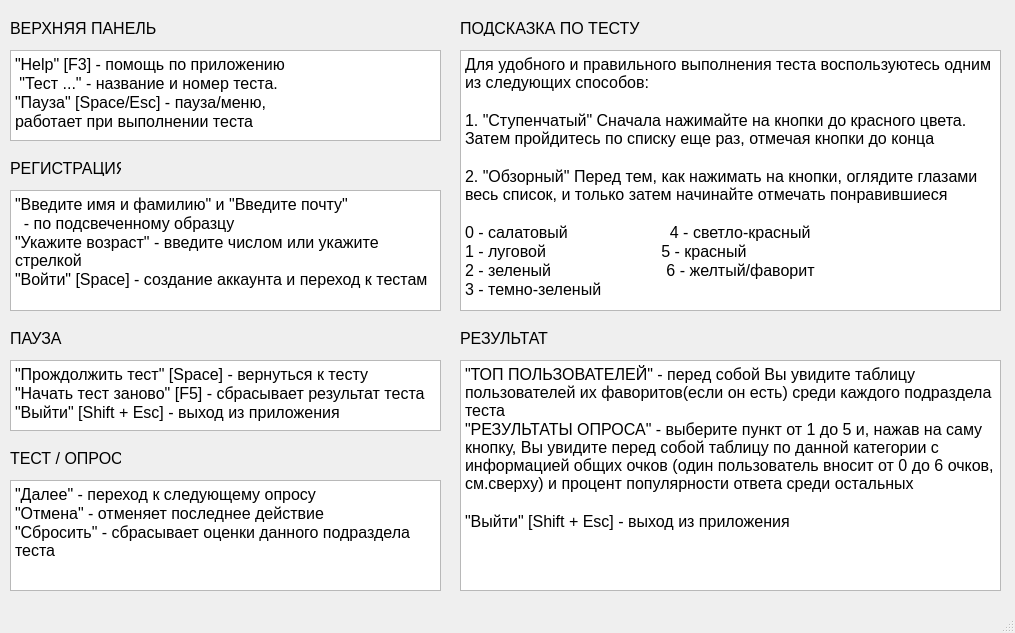
<?xml version="1.0" encoding="UTF-8"?>
<ui version="4.0">
 <class>MainWindow</class>
 <widget class="QMainWindow" name="MainWindow">
  <property name="enabled">
   <bool>true</bool>
  </property>
  <property name="geometry">
   <rect>
    <x>0</x>
    <y>0</y>
    <width>1015</width>
    <height>633</height>
   </rect>
  </property>
  <property name="font">
   <font>
    <pointsize>12</pointsize>
   </font>
  </property>
  <property name="acceptDrops">
   <bool>false</bool>
  </property>
  <property name="windowTitle">
   <string>MainWindow</string>
  </property>
  <widget class="QWidget" name="centralwidget">
   <widget class="QTextBrowser" name="textBrowser">
    <property name="geometry">
     <rect>
      <x>10</x>
      <y>190</y>
      <width>431</width>
      <height>121</height>
     </rect>
    </property>
    <property name="html">
     <string>&lt;!DOCTYPE HTML PUBLIC &quot;-//W3C//DTD HTML 4.0//EN&quot; &quot;http://www.w3.org/TR/REC-html40/strict.dtd&quot;&gt;
&lt;html&gt;&lt;head&gt;&lt;meta name=&quot;qrichtext&quot; content=&quot;1&quot; /&gt;&lt;style type=&quot;text/css&quot;&gt;
p, li { white-space: pre-wrap; }
&lt;/style&gt;&lt;/head&gt;&lt;body style=&quot; font-family:'MS Shell Dlg 2'; font-size:12pt; font-weight:400; font-style:normal;&quot;&gt;
&lt;p style=&quot; margin-top:0px; margin-bottom:0px; margin-left:0px; margin-right:0px; -qt-block-indent:0; text-indent:0px;&quot;&gt;&amp;quot;Введите имя и фамилию&amp;quot; и &amp;quot;Введите почту&amp;quot; &lt;/p&gt;
&lt;p style=&quot; margin-top:0px; margin-bottom:0px; margin-left:0px; margin-right:0px; -qt-block-indent:0; text-indent:0px;&quot;&gt;  - по подсвеченному образцу&lt;/p&gt;
&lt;p style=&quot; margin-top:0px; margin-bottom:0px; margin-left:0px; margin-right:0px; -qt-block-indent:0; text-indent:0px;&quot;&gt;&amp;quot;Укажите возраст&amp;quot; - введите числом или укажите стрелкой&lt;/p&gt;
&lt;p style=&quot; margin-top:0px; margin-bottom:0px; margin-left:0px; margin-right:0px; -qt-block-indent:0; text-indent:0px;&quot;&gt;&amp;quot;Войти&amp;quot; [Space] - создание аккаунта и переход к тестам&lt;/p&gt;&lt;/body&gt;&lt;/html&gt;</string>
    </property>
   </widget>
   <widget class="QTextBrowser" name="textBrowser_2">
    <property name="geometry">
     <rect>
      <x>10</x>
      <y>480</y>
      <width>431</width>
      <height>111</height>
     </rect>
    </property>
    <property name="html">
     <string>&lt;!DOCTYPE HTML PUBLIC &quot;-//W3C//DTD HTML 4.0//EN&quot; &quot;http://www.w3.org/TR/REC-html40/strict.dtd&quot;&gt;
&lt;html&gt;&lt;head&gt;&lt;meta name=&quot;qrichtext&quot; content=&quot;1&quot; /&gt;&lt;style type=&quot;text/css&quot;&gt;
p, li { white-space: pre-wrap; }
&lt;/style&gt;&lt;/head&gt;&lt;body style=&quot; font-family:'MS Shell Dlg 2'; font-size:12pt; font-weight:400; font-style:normal;&quot;&gt;
&lt;p style=&quot; margin-top:0px; margin-bottom:0px; margin-left:0px; margin-right:0px; -qt-block-indent:0; text-indent:0px;&quot;&gt;&amp;quot;Далее&amp;quot; - переход к следующему опросу&lt;/p&gt;
&lt;p style=&quot; margin-top:0px; margin-bottom:0px; margin-left:0px; margin-right:0px; -qt-block-indent:0; text-indent:0px;&quot;&gt;&amp;quot;Отмена&amp;quot; - отменяет последнее действие&lt;/p&gt;
&lt;p style=&quot; margin-top:0px; margin-bottom:0px; margin-left:0px; margin-right:0px; -qt-block-indent:0; text-indent:0px;&quot;&gt;&amp;quot;Сбросить&amp;quot; - сбрасывает оценки данного подраздела теста&lt;/p&gt;
&lt;p style=&quot;-qt-paragraph-type:empty; margin-top:0px; margin-bottom:0px; margin-left:0px; margin-right:0px; -qt-block-indent:0; text-indent:0px;&quot;&gt;&lt;br /&gt;&lt;/p&gt;&lt;/body&gt;&lt;/html&gt;</string>
    </property>
   </widget>
   <widget class="QLabel" name="label">
    <property name="geometry">
     <rect>
      <x>10</x>
      <y>160</y>
      <width>111</width>
      <height>16</height>
     </rect>
    </property>
    <property name="text">
     <string>РЕГИСТРАЦИЯ</string>
    </property>
   </widget>
   <widget class="QLabel" name="label_2">
    <property name="geometry">
     <rect>
      <x>10</x>
      <y>450</y>
      <width>111</width>
      <height>16</height>
     </rect>
    </property>
    <property name="text">
     <string>ТЕСТ / ОПРОС</string>
    </property>
   </widget>
   <widget class="QTextBrowser" name="textBrowser_3">
    <property name="geometry">
     <rect>
      <x>10</x>
      <y>50</y>
      <width>431</width>
      <height>91</height>
     </rect>
    </property>
    <property name="html">
     <string>&lt;!DOCTYPE HTML PUBLIC &quot;-//W3C//DTD HTML 4.0//EN&quot; &quot;http://www.w3.org/TR/REC-html40/strict.dtd&quot;&gt;
&lt;html&gt;&lt;head&gt;&lt;meta name=&quot;qrichtext&quot; content=&quot;1&quot; /&gt;&lt;style type=&quot;text/css&quot;&gt;
p, li { white-space: pre-wrap; }
&lt;/style&gt;&lt;/head&gt;&lt;body style=&quot; font-family:'MS Shell Dlg 2'; font-size:12pt; font-weight:400; font-style:normal;&quot;&gt;
&lt;p style=&quot; margin-top:0px; margin-bottom:0px; margin-left:0px; margin-right:0px; -qt-block-indent:0; text-indent:0px;&quot;&gt;&amp;quot;Help&amp;quot; [F3] - помощь по приложению&lt;/p&gt;
&lt;p style=&quot; margin-top:0px; margin-bottom:0px; margin-left:0px; margin-right:0px; -qt-block-indent:0; text-indent:0px;&quot;&gt; &amp;quot;Тест ...&amp;quot; - название и номер теста.&lt;/p&gt;
&lt;p style=&quot; margin-top:0px; margin-bottom:0px; margin-left:0px; margin-right:0px; -qt-block-indent:0; text-indent:0px;&quot;&gt;&amp;quot;Пауза&amp;quot; [Space/Esc] - пауза/меню, &lt;/p&gt;
&lt;p style=&quot; margin-top:0px; margin-bottom:0px; margin-left:0px; margin-right:0px; -qt-block-indent:0; text-indent:0px;&quot;&gt;работает при выполнении теста&lt;/p&gt;&lt;/body&gt;&lt;/html&gt;</string>
    </property>
   </widget>
   <widget class="QLabel" name="label_3">
    <property name="geometry">
     <rect>
      <x>10</x>
      <y>20</y>
      <width>171</width>
      <height>16</height>
     </rect>
    </property>
    <property name="text">
     <string>ВЕРХНЯЯ ПАНЕЛЬ</string>
    </property>
   </widget>
   <widget class="QTextBrowser" name="textBrowser_4">
    <property name="geometry">
     <rect>
      <x>10</x>
      <y>360</y>
      <width>431</width>
      <height>71</height>
     </rect>
    </property>
    <property name="html">
     <string>&lt;!DOCTYPE HTML PUBLIC &quot;-//W3C//DTD HTML 4.0//EN&quot; &quot;http://www.w3.org/TR/REC-html40/strict.dtd&quot;&gt;
&lt;html&gt;&lt;head&gt;&lt;meta name=&quot;qrichtext&quot; content=&quot;1&quot; /&gt;&lt;style type=&quot;text/css&quot;&gt;
p, li { white-space: pre-wrap; }
&lt;/style&gt;&lt;/head&gt;&lt;body style=&quot; font-family:'MS Shell Dlg 2'; font-size:12pt; font-weight:400; font-style:normal;&quot;&gt;
&lt;p style=&quot; margin-top:0px; margin-bottom:0px; margin-left:0px; margin-right:0px; -qt-block-indent:0; text-indent:0px;&quot;&gt;&amp;quot;Прождолжить тест&amp;quot; [Space] - вернуться к тесту&lt;/p&gt;
&lt;p style=&quot; margin-top:0px; margin-bottom:0px; margin-left:0px; margin-right:0px; -qt-block-indent:0; text-indent:0px;&quot;&gt;&amp;quot;Начать тест заново&amp;quot; [F5] - сбрасывает результат теста&lt;/p&gt;
&lt;p style=&quot; margin-top:0px; margin-bottom:0px; margin-left:0px; margin-right:0px; -qt-block-indent:0; text-indent:0px;&quot;&gt;&amp;quot;Выйти&amp;quot; [Shift + Esc] - выход из приложения&lt;/p&gt;&lt;/body&gt;&lt;/html&gt;</string>
    </property>
   </widget>
   <widget class="QLabel" name="label_4">
    <property name="geometry">
     <rect>
      <x>10</x>
      <y>330</y>
      <width>111</width>
      <height>16</height>
     </rect>
    </property>
    <property name="text">
     <string>ПАУЗА</string>
    </property>
   </widget>
   <widget class="QTextBrowser" name="textBrowser_5">
    <property name="geometry">
     <rect>
      <x>460</x>
      <y>50</y>
      <width>541</width>
      <height>261</height>
     </rect>
    </property>
    <property name="html">
     <string>&lt;!DOCTYPE HTML PUBLIC &quot;-//W3C//DTD HTML 4.0//EN&quot; &quot;http://www.w3.org/TR/REC-html40/strict.dtd&quot;&gt;
&lt;html&gt;&lt;head&gt;&lt;meta name=&quot;qrichtext&quot; content=&quot;1&quot; /&gt;&lt;style type=&quot;text/css&quot;&gt;
p, li { white-space: pre-wrap; }
&lt;/style&gt;&lt;/head&gt;&lt;body style=&quot; font-family:'MS Shell Dlg 2'; font-size:12pt; font-weight:400; font-style:normal;&quot;&gt;
&lt;p style=&quot; margin-top:0px; margin-bottom:0px; margin-left:0px; margin-right:0px; -qt-block-indent:0; text-indent:0px;&quot;&gt;Для удобного и правильного выполнения теста воспользуютесь одним из следующих способов:&lt;/p&gt;
&lt;p style=&quot;-qt-paragraph-type:empty; margin-top:0px; margin-bottom:0px; margin-left:0px; margin-right:0px; -qt-block-indent:0; text-indent:0px;&quot;&gt;&lt;br /&gt;&lt;/p&gt;
&lt;p style=&quot; margin-top:0px; margin-bottom:0px; margin-left:0px; margin-right:0px; -qt-block-indent:0; text-indent:0px;&quot;&gt;1. &amp;quot;Ступенчатый&amp;quot; Сначала нажимайте на кнопки до красного цвета. Затем пройдитесь по списку еще раз, отмечая кнопки до конца&lt;/p&gt;
&lt;p style=&quot;-qt-paragraph-type:empty; margin-top:0px; margin-bottom:0px; margin-left:0px; margin-right:0px; -qt-block-indent:0; text-indent:0px;&quot;&gt;&lt;br /&gt;&lt;/p&gt;
&lt;p style=&quot; margin-top:0px; margin-bottom:0px; margin-left:0px; margin-right:0px; -qt-block-indent:0; text-indent:0px;&quot;&gt;2. &amp;quot;Обзорный&amp;quot; Перед тем, как нажимать на кнопки, оглядите глазами весь список, и только затем начинайте отмечать понравившиеся&lt;/p&gt;
&lt;p style=&quot;-qt-paragraph-type:empty; margin-top:0px; margin-bottom:0px; margin-left:0px; margin-right:0px; -qt-block-indent:0; text-indent:0px;&quot;&gt;&lt;br /&gt;&lt;/p&gt;
&lt;p style=&quot; margin-top:0px; margin-bottom:0px; margin-left:0px; margin-right:0px; -qt-block-indent:0; text-indent:0px;&quot;&gt;0 - салатовый                       4 - светло-красный&lt;/p&gt;
&lt;p style=&quot; margin-top:0px; margin-bottom:0px; margin-left:0px; margin-right:0px; -qt-block-indent:0; text-indent:0px;&quot;&gt;1 - луговой                          5 - красный &lt;/p&gt;
&lt;p style=&quot; margin-top:0px; margin-bottom:0px; margin-left:0px; margin-right:0px; -qt-block-indent:0; text-indent:0px;&quot;&gt;2 - зеленый                          6 - желтый/фаворит&lt;/p&gt;
&lt;p style=&quot; margin-top:0px; margin-bottom:0px; margin-left:0px; margin-right:0px; -qt-block-indent:0; text-indent:0px;&quot;&gt;3 - темно-зеленый&lt;/p&gt;&lt;/body&gt;&lt;/html&gt;</string>
    </property>
   </widget>
   <widget class="QLabel" name="label_5">
    <property name="geometry">
     <rect>
      <x>460</x>
      <y>20</y>
      <width>181</width>
      <height>16</height>
     </rect>
    </property>
    <property name="text">
     <string>ПОДСКАЗКА ПО ТЕСТУ</string>
    </property>
   </widget>
   <widget class="QTextBrowser" name="textBrowser_6">
    <property name="geometry">
     <rect>
      <x>460</x>
      <y>360</y>
      <width>541</width>
      <height>231</height>
     </rect>
    </property>
    <property name="html">
     <string>&lt;!DOCTYPE HTML PUBLIC &quot;-//W3C//DTD HTML 4.0//EN&quot; &quot;http://www.w3.org/TR/REC-html40/strict.dtd&quot;&gt;
&lt;html&gt;&lt;head&gt;&lt;meta name=&quot;qrichtext&quot; content=&quot;1&quot; /&gt;&lt;style type=&quot;text/css&quot;&gt;
p, li { white-space: pre-wrap; }
&lt;/style&gt;&lt;/head&gt;&lt;body style=&quot; font-family:'MS Shell Dlg 2'; font-size:12pt; font-weight:400; font-style:normal;&quot;&gt;
&lt;p style=&quot; margin-top:0px; margin-bottom:0px; margin-left:0px; margin-right:0px; -qt-block-indent:0; text-indent:0px;&quot;&gt;&amp;quot;ТОП ПОЛЬЗОВАТЕЛЕЙ&amp;quot; - перед собой Вы увидите таблицу пользователей их фаворитов(если он есть) среди каждого подраздела теста&lt;/p&gt;
&lt;p style=&quot; margin-top:0px; margin-bottom:0px; margin-left:0px; margin-right:0px; -qt-block-indent:0; text-indent:0px;&quot;&gt;&amp;quot;РЕЗУЛЬТАТЫ ОПРОСА&amp;quot; - выберите пункт от 1 до 5 и, нажав на саму кнопку, Вы увидите перед собой таблицу по данной категории с информацией общих очков (один пользователь вносит от 0 до 6 очков, см.сверху) и процент популярности ответа среди остальных&lt;/p&gt;
&lt;p style=&quot;-qt-paragraph-type:empty; margin-top:0px; margin-bottom:0px; margin-left:0px; margin-right:0px; -qt-block-indent:0; text-indent:0px;&quot;&gt;&lt;br /&gt;&lt;/p&gt;
&lt;p style=&quot; margin-top:0px; margin-bottom:0px; margin-left:0px; margin-right:0px; -qt-block-indent:0; text-indent:0px;&quot;&gt;&amp;quot;Выйти&amp;quot; [Shift + Esc] - выход из приложения&lt;/p&gt;&lt;/body&gt;&lt;/html&gt;</string>
    </property>
   </widget>
   <widget class="QLabel" name="label_6">
    <property name="geometry">
     <rect>
      <x>460</x>
      <y>330</y>
      <width>111</width>
      <height>16</height>
     </rect>
    </property>
    <property name="text">
     <string>РЕЗУЛЬТАТ</string>
    </property>
   </widget>
  </widget>
  <widget class="QMenuBar" name="menubar">
   <property name="geometry">
    <rect>
     <x>0</x>
     <y>0</y>
     <width>1015</width>
     <height>21</height>
    </rect>
   </property>
  </widget>
  <widget class="QStatusBar" name="statusbar"/>
 </widget>
 <resources/>
 <connections/>
</ui>
